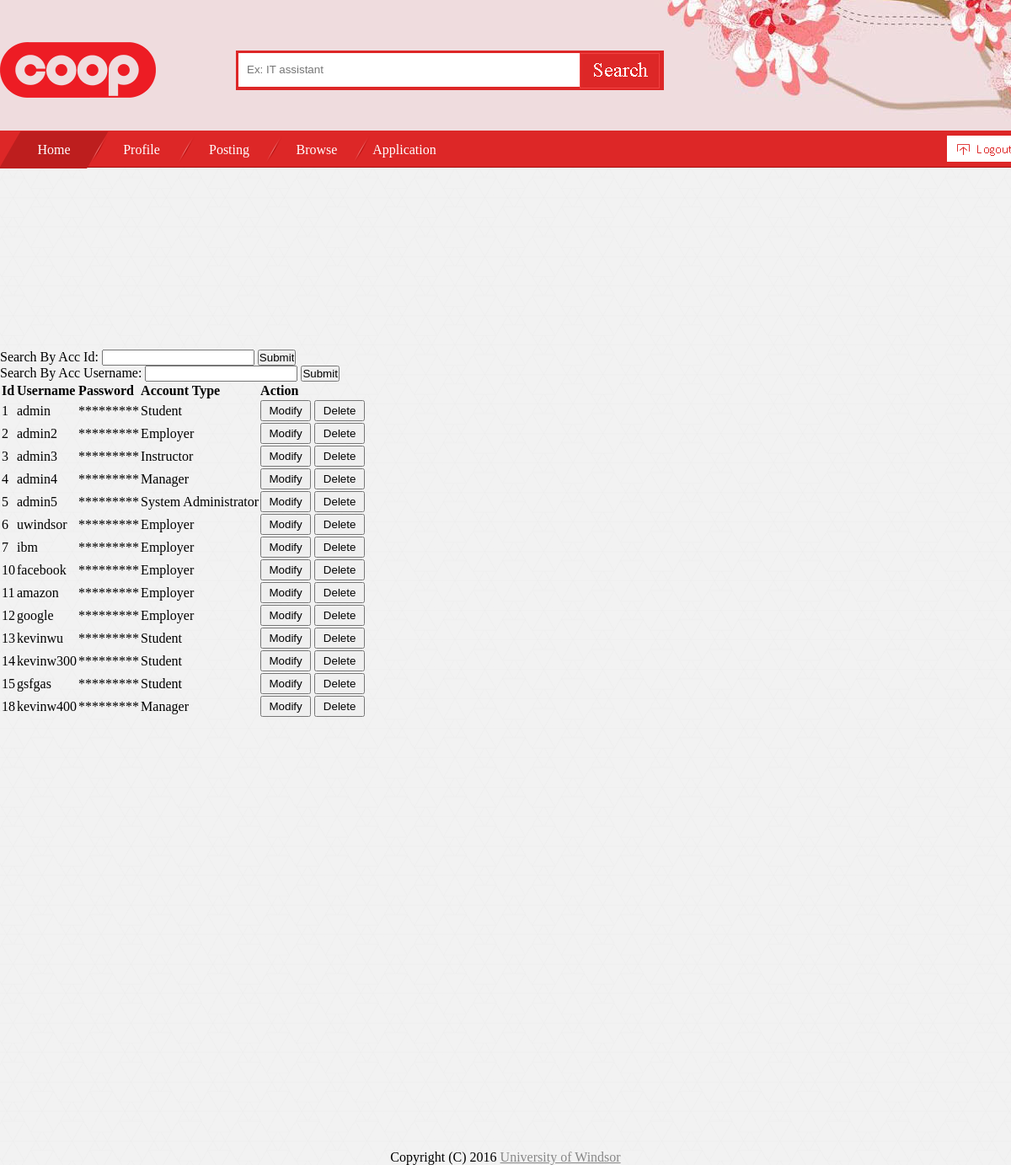
/pages/admin/displayallacc.php (signed in), run on the app's committed database.
### tables this page shows
CREATE TABLE `accounts` (
  `id` int(11) NOT NULL AUTO_INCREMENT,
  `username` varchar(40) NOT NULL DEFAULT '',
  `password` varchar(128) NOT NULL DEFAULT '',
  `acctype` tinyint(5) NOT NULL DEFAULT '1',
  PRIMARY KEY (`id`),
  UNIQUE KEY `username` (`username`)
);

### includes/php/functions.php (called while the page is built, shortened)
<?php
function getUserType() {
    if (!isset($_SESSION['type'])) {
        return 0;
    } else {
        return $_SESSION['type'];
    }
}
function getAccountTypeById($id) {
    if ($id == 1) {
        return "Student";
    } else if ($id == 2) {
        return "Employer";
    } else if ($id == 3) {
        return "Instructor";
    } else if ($id == 4) {
        return "Manager";
    } else if ($id == 5) {
        return "System Administrator";
    }
}
?>

### pages/admin/displayallacc.php (the view, shortened to what this page needs)
<?php
require_once $_SERVER['DOCUMENT_ROOT'] . '/includes/php/functions.php';
?>
<html>
    <head>
    </head>
    <body>
        <?php include($_SERVER['DOCUMENT_ROOT'] . "/includes/layout/header.php"); ?>
        <div class="container" style="margin-top: 200px; min-height: 800px;">
            <form class="form" method = "POST" action = "/pages/admin/displayallacc.php">
                <span>Search By Acc Id: </span>
                <input type="number" name="id" />
                <input type="Submit" />
            </form>
            <form class="form" method = "POST" action = "/pages/admin/displayallacc.php">
                Search By Acc Username:
                <input type="text" name="username"/>
                <input type="Submit" />
            </form>
            <table class="table table-striped table-hover">
                <thead>
                    <tr>
                        <td><b>Id</b></td>
                        <td><b>Username</b></td>
                        <td><b>Password</b></td>
                        <td><b>Account Type</b></td>
                        <td><b>Action</b></td>
                    </tr>
                </thead>
                <tbody>
                    <?php
                    if (!empty($id)) {
                         $sql = "SELECT * FROM `accounts` WHERE `id` = $id;";
                    } else if (!empty($username)) {
                        $sql = "SELECT * FROM `accounts` WHERE `username` LIKE '%$username%';";
                    } else {
                        $sql = "SELECT * FROM `accounts`;";
                    }
                    $result = $conn->query($sql);
                    while ($row = $result->fetch_assoc()) {
                        ?>
                        <tr>
                            <td><?php echo $row['id']; ?></td>
                            <td><?php echo $row['username']; ?></td>
                            <td>*********</td>
                            <td><?php echo getAccountTypeById($row['acctype']); ?></td>
                            <td width="180px">
                                <a href="modifyacc.php?id=<?php echo $row["id"]; ?>" style="text-decoration: none;">
                                    <button style="width: 60px;height:25px;vertical-align:top;">Modify</button>
                                </a>
                                <button style="width: 60px;height:25px;vertical-align:top;">Delete</button>
                            </td>
                        </tr>
                        <?php
                    }
                    ?>
                </tbody>
            </table>
        </div>
<?php include($_SERVER['DOCUMENT_ROOT'] . "/includes/layout/footer.php"); ?>
    </body>
</html>

### includes/layout/header.php (shortened to what this page needs)
<?php
require_once $_SERVER['DOCUMENT_ROOT'] . '/includes/php/functions.php';
$acctype = getUserType();
if ($acctype == 1 || $acctype == 2 || $acctype == 3) {
    ?>
    <link href = "/css/layout.css" rel = "stylesheet">
    <?php
    addHeader($acctype);
} else if ($acctype == 4 || $acctype == 5) {
    ?>
    <link href="/css/index-page2.css" rel="stylesheet">
    <?php
    addHeader($acctype);
} else {
}
function addHeader($acctype) {
    if ($acctype == 1 || $acctype == 2 || $acctype == 3) {
        ?>
        <div class="header">
            <div class="container">
                <div class="logo">
                    <a href="/"><img src="/images/layout/logo.png" alt="logo" style ="margin-top: 50px;"/></a>
                </div>
                <div class="searchBar">
                    <input type="text" placeholder="Ex: IT assistant" id="input"/>
                    <a href="#" onclick="searchPost(); return false;">
                        <img src="/images/layout/search_btn.png" alt="Search" style="border:1px solid #f44242;padding-left: 6px;"/>
                    </a>
                </div>
            </div>
        </div>
        <?php
        addNavBar($acctype);
    } else if ($acctype == 4 || $acctype == 5) {
        if ($acctype == 4) {
            $array = array(
                array("/pages/manager/home.php", "Home")
            );
        } else if ($acctype == 5) {
            $array = array(
                array("/pages/admin/home.php", "Home"),
                array("/pages/admin/accmanagement.php", "Acc Management")
            );
        }
        ?>
        <nav class="navbar navbar-fixed-top">
            <div class="container">
                <div class="navbar-title"><a href="/" style="color:white;text-decoration: none;">Coop System</a></div>
                <div>
                    <?php
                    foreach ($array as $arr) {
                        if ($arr === reset($array)) {
                            ?>
                            <ul class="nav-list navbar-nav">
                                <li class="active"><a href="<?php echo $arr[0] ?>"><?php echo $arr[1] ?></a></li>
                            </ul>
                            <?php
                        } else {
                            ?>
                            <ul class="nav-list navbar-nav">
                                <li><a href="<?php echo $arr[0] ?>"><?php echo $arr[1] ?></a></li>
                            </ul>
                            <?php
                        }
                    }
                    ?>
                    <ul class="nav-list navbar-nav navbar-right">
                        <li>
                            <a href="/pages/logout.php/pages/logout.php">Log out </a>
                        </li>
                    </ul>
                </div>
            </div>
        </nav>
        <?php
    }
}
function addNavBar($acctype) {
    if ($acctype == 1) {
        $array = array(
            array("/pages/student/home.php", "Home"),
            array("/pages/student/profile.php", "Profile"),
            array("/pages/posting.php", "Browse"),
            array("/pages/student/application.php", "Application")
        );
    } else if ($acctype == 2) {
        $array = array(
            array("/pages/employer/home.php", "Home"),
            array("/pages/employer/profile.php", "Profile"),
            array("/pages/employer/posting.php", "Posting"),
            array("/pages/posting.php", "Browse"),
            array("/pages/employer/application.php", "Application")
        );
    } else if ($acctype == 3) {
        $array = array(
            array("/pages/instructor/home.php", "Home"),
            array("/pages/posting.php", "Browse"),
            array("/pages/instructor/student.php", "Student")
        );
    }
    ?>
    <div class="navBar">
        <ul class="container">
            <?php
            foreach ($array as $arr) {
                if ($arr === reset($array)) {
                    echo "<li><a href=\"$arr[0]\" class=\"item active\">" . $arr[1] . "</a></li>";
                } else {
                    echo "<li><a href=\"$arr[0]\" class=\"item\">" . $arr[1] . "</a></li>";
                }
            }
            ?>
            <a href="/pages/logout.php" class="btn" >
                <img src="/images/layout/logout_btn.png" alt="logout" />
            </a>
        </ul>
    </div>
    <?php
}
?>

### includes/layout/footer.php
<?php
$acctype = getUserType();
if ($acctype == 1 || $acctype == 2 || $acctype == 3) {
    ?>
    <footer>
        <span>
            Copyright (C) 2016 <a href="http://www.uwindsor.ca/">University of Windsor</a>
        </span>
    </footer>
    <?php
} else if ($acctype == 4 || $acctype == 5) {
    ?>
    <div class="footer">
        <div class="container">
            <h2>Coop System Prototype</h2>
            <p>University of Windsor Ⓒ 2016</p>
        </div>
    </div>
    <?php
}
?>

### css/layout.css (style rules this page uses)
* { margin: 0px; padding: 0px; }
.header { height: 155px; min-width: 1200px; background: url("/images/layout/header_background.jpg"); background-position: top center; }
.header .container { width: 1200px; margin: 0 auto; overflow: hidden; position: relative; }
.header .container .logo { float: left; height: 120px; width: 280px; display: inline-block; }
.header .container .searchBar { float: left; height: 40px; width: 502px; margin-top: 60px; padding-bottom: 1px; border: 3px solid #dd2727; background-color: #dd2727; display: inline-block; }
.header .container .searchBar input { height: 40px; width: 405px; line-height: 40px; border: none; border-right: none; outline: none; padding: 0 10px; color: #767676; float: left; display: inline-block; }
.navBar { height: 60px; font-family: 'Microsoft YaHei'; font-size: 0; background-image: url("/images/layout/nav_main_bak.png"); background-repeat: repeat-x; }
.navBar .container { width: 1200px; margin: 0 auto; padding-left: 25px; }
.navBar .container .item { height: 46px; width: 130px; line-height: 46px; margin-left: -26px; font-size: 16px; text-align: center; color: #ffffff; background-image: url("/images/layout/nav_bak.png"); background-position: left; background-repeat: no-repeat; text-decoration: none; display: inline-block; }
.navBar .container .active { background-image: url("/images/layout/nav_bak_active.png"); background-position: right; background-repeat: no-repeat; }
.navBar .container .btn { margin-top: 6px; margin-right: 3px; float: right; }
.navBar ul li { float: left; }
footer { margin-top: 150px; bottom: 0px; }
footer a { color: #888; }
footer span { display:block; margin: 0 auto; text-align: center; }
body { background: url('/includes/images/background/lighter_geometric.png'); }

### data on the page
accounts: id "1", username "admin", acctype "Student"
accounts: id "2", username "admin2", acctype "Employer"
accounts: id "3", username "admin3", acctype "Instructor"
accounts: id "4", username "admin4", acctype "Manager"
accounts: id "5", username "admin5", acctype "System Administrator"
accounts: id "6", username "uwindsor", acctype "Employer"
accounts: id "7", username "ibm", acctype "Employer"
accounts: id "10", username "facebook", acctype "Employer"
accounts: id "11", username "amazon", acctype "Employer"
accounts: id "12", username "google", acctype "Employer"
accounts: id "13", username "kevinwu", acctype "Student"
accounts: id "14", username "kevinw300", acctype "Student"
accounts: id "15", username "gsfgas", acctype "Student"
accounts: id "18", username "kevinw400", acctype "Manager"

### other printed values
$arr[1] "Home"
$arr[1] "Profile"
$arr[1] "Posting"
$arr[1] "Browse"
$arr[1] "Application"
